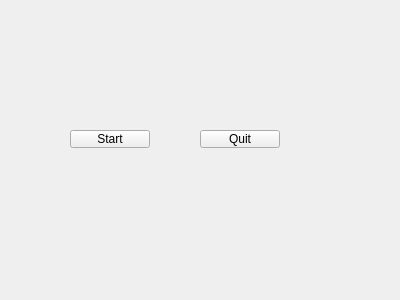
<?xml version="1.0" encoding="UTF-8"?>
<ui version="4.0">
 <class>beingSnap</class>
 <widget class="QWidget" name="beingSnap">
  <property name="geometry">
   <rect>
    <x>0</x>
    <y>0</y>
    <width>400</width>
    <height>300</height>
   </rect>
  </property>
  <property name="windowTitle">
   <string>Form</string>
  </property>
  <widget class="QPushButton" name="startBtn">
   <property name="geometry">
    <rect>
     <x>70</x>
     <y>130</y>
     <width>80</width>
     <height>18</height>
    </rect>
   </property>
   <property name="text">
    <string>Start</string>
   </property>
  </widget>
  <widget class="QPushButton" name="pushButton_2">
   <property name="geometry">
    <rect>
     <x>200</x>
     <y>130</y>
     <width>80</width>
     <height>18</height>
    </rect>
   </property>
   <property name="text">
    <string>Quit</string>
   </property>
  </widget>
 </widget>
 <resources/>
 <connections/>
</ui>
